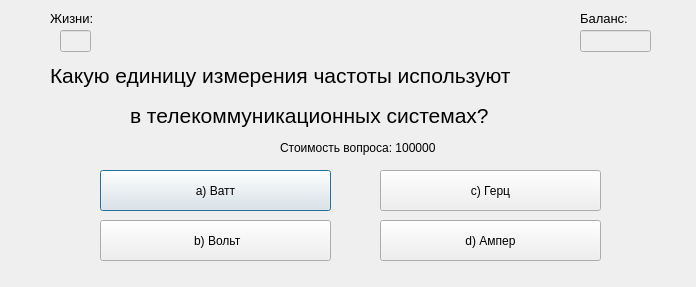
<?xml version="1.0" encoding="UTF-8"?>
<ui version="4.0">
 <class>Dialog</class>
 <widget class="QDialog" name="Dialog">
  <property name="geometry">
   <rect>
    <x>0</x>
    <y>0</y>
    <width>696</width>
    <height>287</height>
   </rect>
  </property>
  <property name="windowTitle">
   <string>Вопрос №9</string>
  </property>
  <widget class="QLabel" name="label_2">
   <property name="geometry">
    <rect>
     <x>50</x>
     <y>10</y>
     <width>61</width>
     <height>16</height>
    </rect>
   </property>
   <property name="font">
    <font>
     <pointsize>10</pointsize>
    </font>
   </property>
   <property name="text">
    <string>Жизни:</string>
   </property>
  </widget>
  <widget class="QLineEdit" name="lineEdit">
   <property name="enabled">
    <bool>false</bool>
   </property>
   <property name="geometry">
    <rect>
     <x>60</x>
     <y>30</y>
     <width>31</width>
     <height>22</height>
    </rect>
   </property>
   <property name="text">
    <string/>
   </property>
  </widget>
  <widget class="QLabel" name="label_5">
   <property name="geometry">
    <rect>
     <x>580</x>
     <y>10</y>
     <width>71</width>
     <height>16</height>
    </rect>
   </property>
   <property name="font">
    <font>
     <pointsize>10</pointsize>
    </font>
   </property>
   <property name="text">
    <string>Баланс:</string>
   </property>
  </widget>
  <widget class="QLineEdit" name="lineEdit_2">
   <property name="enabled">
    <bool>false</bool>
   </property>
   <property name="geometry">
    <rect>
     <x>580</x>
     <y>30</y>
     <width>71</width>
     <height>22</height>
    </rect>
   </property>
   <property name="text">
    <string/>
   </property>
  </widget>
  <widget class="QLabel" name="label">
   <property name="geometry">
    <rect>
     <x>50</x>
     <y>50</y>
     <width>601</width>
     <height>51</height>
    </rect>
   </property>
   <property name="font">
    <font>
     <pointsize>16</pointsize>
    </font>
   </property>
   <property name="text">
    <string>Какую единицу измерения частоты используют</string>
   </property>
  </widget>
  <widget class="QLabel" name="label_3">
   <property name="geometry">
    <rect>
     <x>130</x>
     <y>100</y>
     <width>451</width>
     <height>31</height>
    </rect>
   </property>
   <property name="font">
    <font>
     <pointsize>16</pointsize>
    </font>
   </property>
   <property name="text">
    <string>в телекоммуникационных системах? </string>
   </property>
  </widget>
  <widget class="QLabel" name="label_4">
   <property name="geometry">
    <rect>
     <x>280</x>
     <y>140</y>
     <width>171</width>
     <height>16</height>
    </rect>
   </property>
   <property name="text">
    <string>Стоимость вопроса: 100000</string>
   </property>
  </widget>
  <widget class="QPushButton" name="pushButton">
   <property name="geometry">
    <rect>
     <x>100</x>
     <y>170</y>
     <width>231</width>
     <height>41</height>
    </rect>
   </property>
   <property name="text">
    <string>a) Ватт</string>
   </property>
  </widget>
  <widget class="QPushButton" name="pushButton_2">
   <property name="geometry">
    <rect>
     <x>100</x>
     <y>220</y>
     <width>231</width>
     <height>41</height>
    </rect>
   </property>
   <property name="text">
    <string> b) Вольт</string>
   </property>
  </widget>
  <widget class="QPushButton" name="pushButton_3">
   <property name="geometry">
    <rect>
     <x>380</x>
     <y>170</y>
     <width>221</width>
     <height>41</height>
    </rect>
   </property>
   <property name="text">
    <string>c) Герц</string>
   </property>
  </widget>
  <widget class="QPushButton" name="pushButton_4">
   <property name="geometry">
    <rect>
     <x>380</x>
     <y>220</y>
     <width>221</width>
     <height>41</height>
    </rect>
   </property>
   <property name="text">
    <string>d) Ампер</string>
   </property>
  </widget>
 </widget>
 <resources/>
 <connections/>
</ui>
